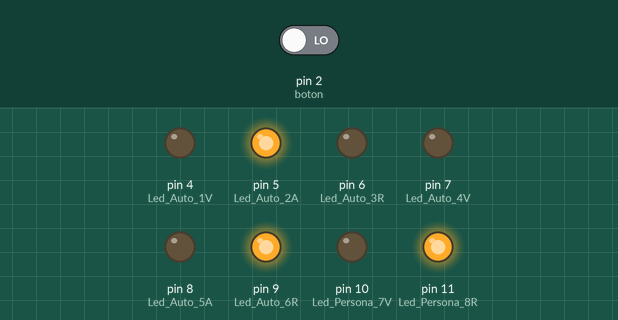
The sketch below on a simulated Arduino Uno, built with avr-gcc and run on an emulated ATmega328P. Shown: output pins drawn as LEDs (lit = HIGH). The inputs (shaded band) are chosen by the test bench; at power-on: pin 2 (boton) LOW.

Above: at 10.8 s.
10.9 s: pin 2 (boton) driven HIGH
At 15.1 s:
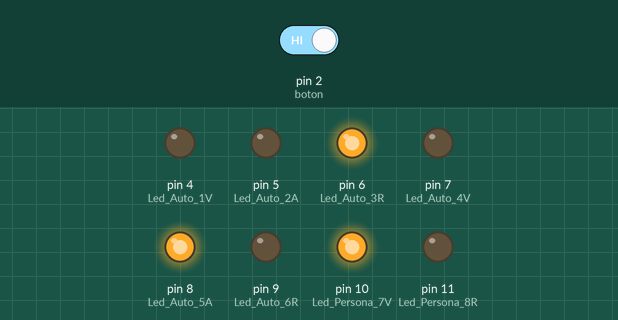
23.9 s: pin 2 (boton) driven LOW
At 25.8 s:
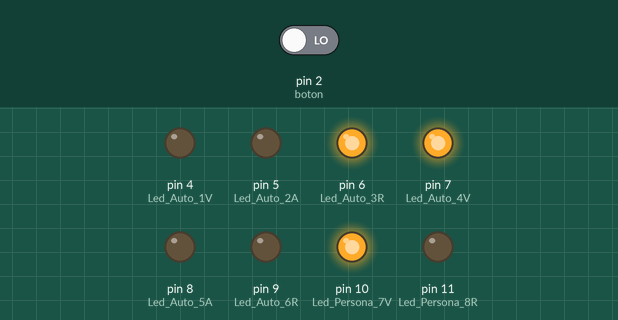
At 31.6 s:
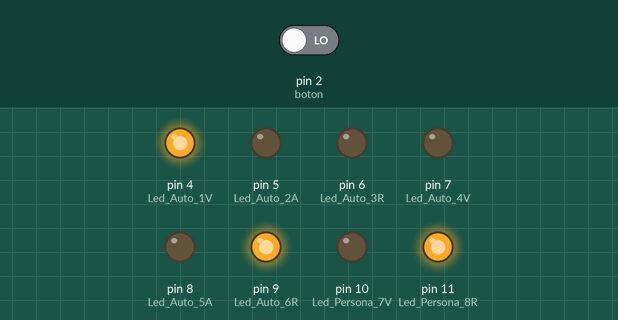
Timing chart, 0 to 36.5 s (numbered marks = the images above; inputs shaded):
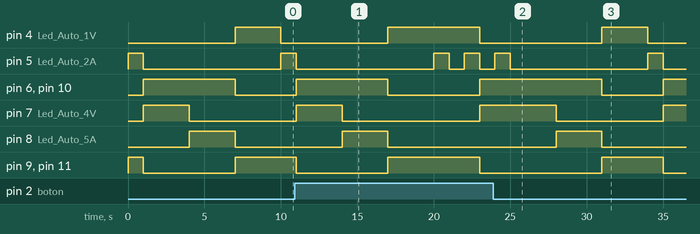

Measured:
- after the input at 23.9 s, pin 5 (Led_Auto_2A): goes on until 35.0 s, then stays LOW

The sketch:

Clase_13_03_26.ino
```cpp
int Boton_Estado          =  0;
int Led_1_Estado          =  0;
int Led_4_Estado          =  0;

const int boton           = 2;
const int Led_Auto_1V     =  4;
const int Led_Auto_2A     =  5;
const int Led_Auto_3R     =  6;
const int Led_Auto_4V     =  7;
const int Led_Auto_5A     =  8;
const int Led_Auto_6R     =  9;
const int Led_Persona_7V  = 10;
const int Led_Persona_8R  = 11;

void setup() {
  // put your setup code here, to run once:
  pinMode(Led_Auto_1V, OUTPUT);
  pinMode(Led_Auto_2A, OUTPUT);
  pinMode(Led_Auto_3R, OUTPUT);
  pinMode(Led_Auto_4V, OUTPUT);
  pinMode(Led_Auto_5A, OUTPUT);
  pinMode(Led_Auto_6R, OUTPUT);
  pinMode(Led_Persona_7V, OUTPUT);
  pinMode(Led_Persona_8R, OUTPUT);
  pinMode(boton, INPUT);
}

void loop() {
  // put your main code here, to run repeatedly:

  //Crear variable de estado IMPORTANTES
  Boton_Estado = digitalRead(boton);
  Led_1_Estado = digitalRead(Led_Auto_1V);
  Led_4_Estado = digitalRead(Led_Auto_4V);

  //Inicia siempre el programa con Semaforo 1 encendido
  //Semaforo 1= Led 1V encendido y 2A y 3R Apagado
  digitalWrite(Led_Auto_1V, HIGH);
  digitalWrite(Led_Auto_2A, LOW);
  digitalWrite(Led_Auto_3R, LOW);
  //Semaforo 3= Led 4V y 5A apagado con 6R encendido
  digitalWrite(Led_Auto_4V, LOW);
  digitalWrite(Led_Auto_5A, LOW);
  digitalWrite(Led_Auto_6R, HIGH);
  //Semaforo 4= LEd 7A apago con 8R encendido
  digitalWrite(Led_Persona_7V, LOW);
  digitalWrite(Led_Persona_8R, HIGH);

  if (Boton_Estado == HIGH && Led_1_Estado == HIGH){
    //Se prende 2A, parpadiando
    digitalWrite(Led_Auto_2A, HIGH);
    delay(1000);
    digitalWrite(Led_Auto_2A, LOW);
    delay(1000);
    digitalWrite(Led_Auto_2A, HIGH);
    delay(1000);
    //Ahora se apaga 1V, 2V y se prende 3R
    digitalWrite(Led_Auto_1V, LOW);
    digitalWrite(Led_Auto_2A, LOW);
    digitalWrite(Led_Auto_3R, HIGH);
    //Se prende 4V y se apaga 6R
    digitalWrite(Led_Auto_4V, HIGH);
    digitalWrite(Led_Auto_6R, LOW);
    //Se prende 7V y se apaga 8R
    digitalWrite(Led_Persona_7V, HIGH);
    digitalWrite(Led_Persona_8R, LOW);
    //Boton se dejo de precionar
    digitalWrite(boton, LOW);
    delay(1000);
  }

  if (Led_1_Estado == HIGH) {
    //Se apague 1V y se encienda el 2A
    digitalWrite(Led_Auto_1V, LOW);
    digitalWrite(Led_Auto_2A, HIGH);
    delay(1000);
    //Se apaga 2A y se enciende 3R
    digitalWrite(Led_Auto_2A, LOW);
    digitalWrite(Led_Auto_3R, HIGH);
    //Se prende 4V y se apaga el 6R
    digitalWrite(Led_Auto_4V, HIGH);
    digitalWrite(Led_Auto_6R, LOW);
    //Se debe prender 7V y se apaga 8R
    digitalWrite(Led_Persona_7V, HIGH);
    digitalWrite(Led_Persona_8R, LOW);
    //Guardamos los estados IMPORTANES DE NUEVO
    Led_1_Estado = digitalRead(Led_Auto_1V);
    Led_4_Estado = digitalRead(Led_Auto_4V);
    delay(3000);
  }

  if(Led_4_Estado == HIGH){
    //Se apague 4V y se encienda el 5A
    digitalWrite(Led_Auto_4V, LOW);
    digitalWrite(Led_Auto_5A, HIGH);
    delay(3000);
    //Se apaga 5A y se enciende 6R
    digitalWrite(Led_Auto_5A, LOW);
    digitalWrite(Led_Auto_6R, HIGH);
    //Se prende 4V y se apaga el 6R
    digitalWrite(Led_Auto_1V, HIGH);
    digitalWrite(Led_Auto_3R, LOW);
    //Se debe apaga 7V y se prende 8R
    digitalWrite(Led_Persona_7V, LOW);
    digitalWrite(Led_Persona_8R, HIGH);
    //Guardamos los estados IMPORTANES DE NUEVO
    Led_1_Estado = digitalRead(Led_Auto_1V);
    Led_4_Estado = digitalRead(Led_Auto_4V);
    delay(3000);
  }
}
```
